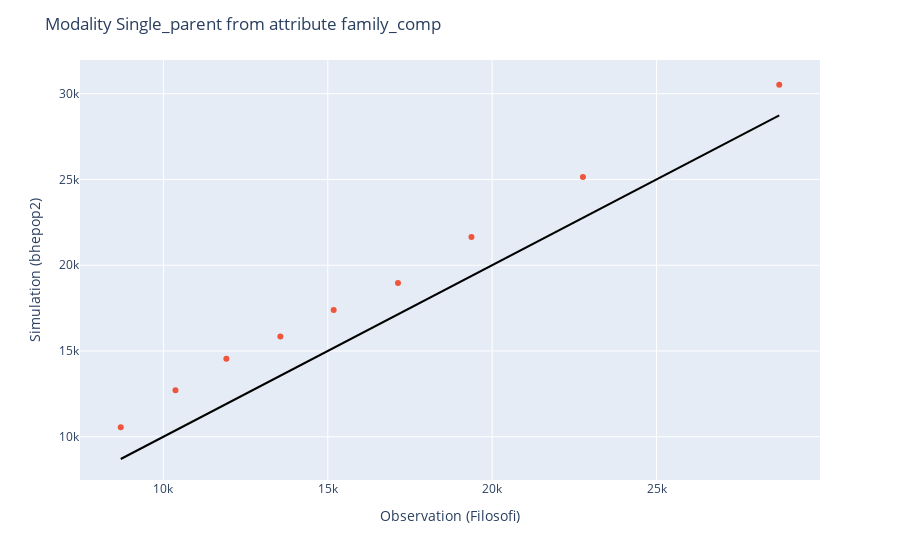

The notebook cell this image was saved under:
### Code cell
plot_analysis(df_analysis, "family_comp", "Single_parent")

### Figure 1 — Plotly figure (JSON) as saved in the notebook; plotly's stock layout.template omitted (floating-point values rounded to 4 significant figures)
{"data": [{"hovertemplate": "x=%{x}<br>y=%{y}<extra></extra>", "legendgroup": "", "line": {"color": "black", "dash": "solid"}, "marker": {"symbol": "circle"}, "mode": "lines", "name": "", "orientation": "v", "showlegend": false, "type": "scatter", "x": [8702.0, 10370.0, 11910.0, 13560.0, 15180.0, 17130.0, 19370.0, 22760.0, 28730.0], "xaxis": "x", "y": [8702.0, 10370.0, 11910.0, 13560.0, 15180.0, 17130.0, 19370.0, 22760.0, 28730.0], "yaxis": "y"}, {"mode": "markers", "name": "bhepop2", "type": "scatter", "x": [8702.0, 10370.0, 11910.0, 13560.0, 15180.0, 17130.0, 19370.0, 22760.0, 28730.0], "y": [10550.0, 12710.0, 14552, 15840.0, 17390.0, 18970.0, 21646, 25140.0, 30520.0]}], "layout": {"legend": {"tracegroupgap": 0}, "margin": {"t": 60}, "showlegend": false, "title": {"text": "Modality Single_parent from attribute family_comp"}, "xaxis": {"anchor": "y", "domain": [0, 1], "title": {"text": "Observation (Filosofi)"}}, "yaxis": {"anchor": "x", "domain": [0, 1], "title": {"text": "Simulation (bhepop2)"}}}}
